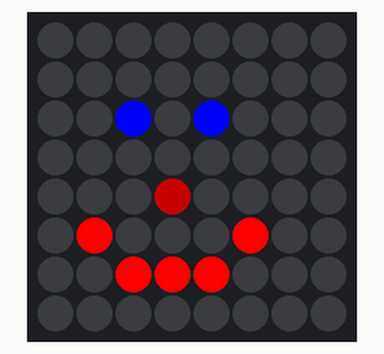
Recording of a program running on a simulated Raspberry Pi (BCM pin numbers) with a Sense HAT. On the bench: the Sense HAT's 8×8 RGB LED matrix. At 15.0 s the program stops and its outputs stay as they are.

Above: at 0.1 s.
At 10.1 s:
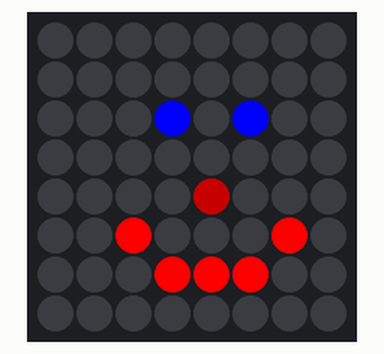

The program:

sensehat_set_pixel_smilerotate.py
```python
from sense_hat import SenseHat
from time import sleep

sense = SenseHat()

sense.set_pixel(2, 2, (0, 0, 255))
sense.set_pixel(4, 2, (0, 0, 255))
sense.set_pixel(3, 4, (100, 0, 0))
sense.set_pixel(1, 5, (255, 0, 0))
sense.set_pixel(2, 6, (255, 0, 0))
sense.set_pixel(3, 6, (255, 0, 0))
sense.set_pixel(4, 6, (255, 0, 0))
sense.set_pixel(5, 5, (255, 0, 0))
sleep(5)
sense.set_rotation(180)
sleep(5)
sense.flip_h()
sleep(5)
sense.flip_v()
sense.clear()
```

Measured:
- what the display in image 1 shows lasts 5.0 s, from 10.0 s to 15.0 s
